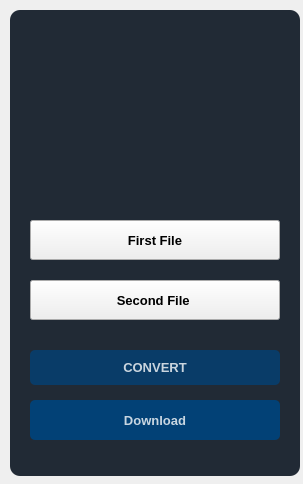
<?xml version="1.0" encoding="UTF-8"?>
<ui version="4.0">
 <class>Dialog</class>
 <widget class="QDialog" name="Dialog">
  <property name="geometry">
   <rect>
    <x>0</x>
    <y>0</y>
    <width>303</width>
    <height>484</height>
   </rect>
  </property>
  <property name="windowTitle">
   <string>Dialog</string>
  </property>
  <widget class="QWidget" name="widget" native="true">
   <property name="geometry">
    <rect>
     <x>10</x>
     <y>10</y>
     <width>293</width>
     <height>468</height>
    </rect>
   </property>
   <widget class="QLabel" name="label">
    <property name="geometry">
     <rect>
      <x>0</x>
      <y>0</y>
      <width>290</width>
      <height>466</height>
     </rect>
    </property>
    <property name="styleSheet">
     <string notr="true">background-color:rgba(20,30,41,240);
border-radius:10px;</string>
    </property>
    <property name="text">
     <string/>
    </property>
   </widget>
   <widget class="QPushButton" name="pushButton">
    <property name="geometry">
     <rect>
      <x>20</x>
      <y>340</y>
      <width>250</width>
      <height>35</height>
     </rect>
    </property>
    <property name="font">
     <font>
      <pointsize>10</pointsize>
      <weight>75</weight>
      <bold>true</bold>
     </font>
    </property>
    <property name="styleSheet">
     <string notr="true">QPushButton#pushButton{
background-color:rgba(2,65,118,255);
color:rgba(255,255,255,200);
border-radius:5px;
}
QPushButton#pushButton:pressed{
padding-left:5px;
padding-top:5px;
background-color:rgba(2,65,118,100);
background-position:calc(100%-10px)center;
}
QPushButton#pushButton{
background-color:rgba(2,65,118,200);

}</string>
    </property>
    <property name="text">
     <string>CONVERT</string>
    </property>
   </widget>
   <widget class="QLabel" name="label_2">
    <property name="geometry">
     <rect>
      <x>70</x>
      <y>40</y>
      <width>180</width>
      <height>150</height>
     </rect>
    </property>
    <property name="text">
     <string/>
    </property>
    <property name="pixmap">
     <pixmap>D:/Final New Logo/Infique AI Services (1).png</pixmap>
    </property>
    <property name="scaledContents">
     <bool>true</bool>
    </property>
   </widget>
   <widget class="QPushButton" name="pushButton_2">
    <property name="geometry">
     <rect>
      <x>20</x>
      <y>270</y>
      <width>250</width>
      <height>40</height>
     </rect>
    </property>
    <property name="font">
     <font>
      <pointsize>10</pointsize>
      <weight>75</weight>
      <bold>true</bold>
     </font>
    </property>
    <property name="styleSheet">
     <string notr="true">QPushButton#pushButton{
background-color:rgba(2,64,34,3);
color:rgba(255,255,255,200);
border-radius:5px;
}
QPushButton#pushButton:pressed{
padding-left:5px;
padding-top:5px;
background-color:rgba(2,4,61,34);
background-position:calc(100%-10px)center;
}
QPushButton#pushButton{
background-color:rgba(2,65,118,200);

}</string>
    </property>
    <property name="text">
     <string>Second File </string>
    </property>
   </widget>
   <widget class="QPushButton" name="pushButton_3">
    <property name="geometry">
     <rect>
      <x>20</x>
      <y>210</y>
      <width>250</width>
      <height>40</height>
     </rect>
    </property>
    <property name="font">
     <font>
      <pointsize>10</pointsize>
      <weight>75</weight>
      <bold>true</bold>
     </font>
    </property>
    <property name="styleSheet">
     <string notr="true">QPushButton#pushButton{
background-color:rgba(2,65,118,255);
color:rgba(255,255,255,200);
border-radius:5px;
}
QPushButton#pushButton:pressed{
padding-left:5px;
padding-top:5px;
background-color:rgba(2,65,118,100);
background-position:calc(100%-10px)center;
}
QPushButton#pushButton{
background-color:rgba(2,65,118,200);

}</string>
    </property>
    <property name="text">
     <string>First File</string>
    </property>
   </widget>
   <widget class="QPushButton" name="pushButton_4">
    <property name="geometry">
     <rect>
      <x>20</x>
      <y>390</y>
      <width>250</width>
      <height>40</height>
     </rect>
    </property>
    <property name="font">
     <font>
      <pointsize>10</pointsize>
      <weight>75</weight>
      <bold>true</bold>
     </font>
    </property>
    <property name="styleSheet">
     <string notr="true">/* Style for the &quot;Download&quot; button */
QPushButton#pushButton_4 {
    background-color: rgba(2, 65, 118, 255);
    color: rgba(255, 255, 255, 200);
    border-radius: 5px;
}

QPushButton#pushButton_4:pressed {
    padding-left: 5px;
    padding-top: 5px;
    background-color: rgba(2, 65, 118, 100);
    background-position: calc(100% - 10px) center;
}
</string>
    </property>
    <property name="text">
     <string>Download</string>
    </property>
   </widget>
  </widget>
 </widget>
 <resources/>
 <connections/>
</ui>
